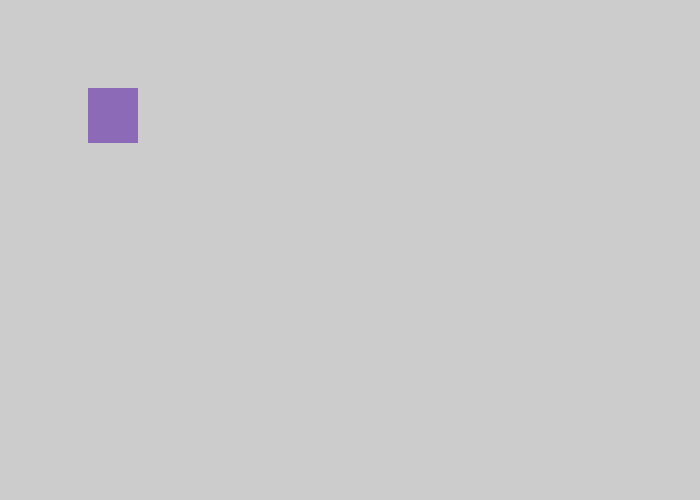
Frame 1 (no input)
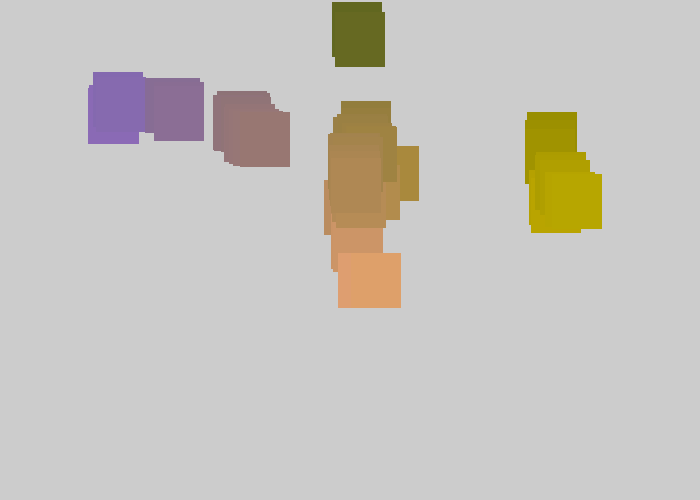
Frame 60 (the mouse pressed at the canvas centre just before this capture)
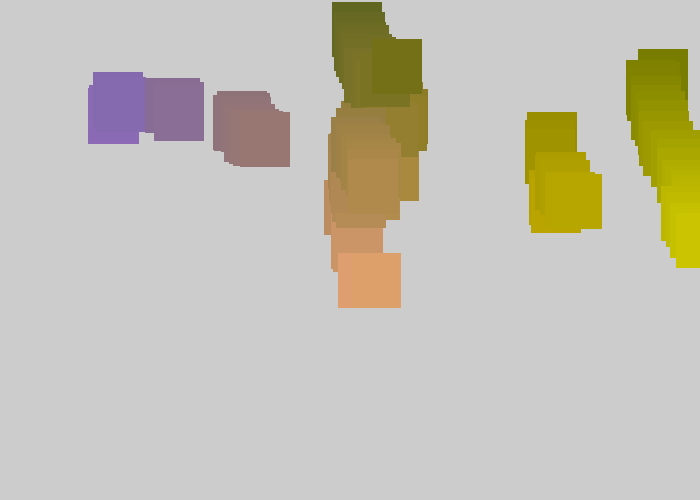
Frame 120 (the mouse held since frame 60 and released just before this capture)

The Processing sketch that drew these frames (run headless with seeded random() and noise(); from frame 60 on, the mouse is pressed at the canvas centre):

// Processing sketch: processing_43739
// ── processing_43739.pde

float x = 100;
float y = 100;
float xspeed = 1;
float yspeed = 1;
float r = 32+.2*y;
    
void setup() {
  size (700 ,500);
  frameRate(30);
}
     
void draw(){
      
  x = x + xspeed+(.01*y)-(HALF_PI/(cos(y)));
  y = y + yspeed+(.01*x)-(HALF_PI/(cos(x)));
      
  if ((x > width) || (x < 01 )) {
    xspeed = -xspeed;
  }
    
xspeed = Y*xspeed;
        
    if (( y > height) || (y < 1)) {
      yspeed = - yspeed ;
    }
        
    strokeWeight(25);
    stroke(90+y/2,100+x/2*(y/799),200-(x*.5)+(y*.33));
    noFill();
    //fill(20*r+(y+2), x*1, y*1);
    rect (x,y,25 , 30);
        
}
       
       
   
void keyPressed() {
  save("japey.tiff");
}
 

        
